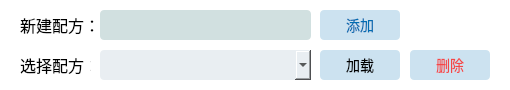
    <widget class="QWidget" name="formulaverticalWidget" native="true">
     <property name="geometry">
      <rect>
       <x>910</x>
       <y>0</y>
       <width>510</width>
       <height>90</height>
      </rect>
     </property>
     <property name="styleSheet">
      <string notr="true">background-color: #ffffff;</string>
     </property>
     <widget class="QLabel" name="label">
      <property name="geometry">
       <rect>
        <x>20</x>
        <y>10</y>
        <width>80</width>
        <height>30</height>
       </rect>
      </property>
      <property name="font">
       <font>
        <pointsize>12</pointsize>
       </font>
      </property>
      <property name="text">
       <string>新建配方：</string>
      </property>
     </widget>
     <widget class="QLineEdit" name="lineEditAdd">
      <property name="geometry">
       <rect>
        <x>100</x>
        <y>10</y>
        <width>211</width>
        <height>30</height>
       </rect>
      </property>
      <property name="minimumSize">
       <size>
        <width>120</width>
        <height>30</height>
       </size>
      </property>
      <property name="styleSheet">
       <string notr="true">background: #d1e0e0;
border-radius: 4px;
padding-left: 20px;
font-size: 14px;
color: #000000;</string>
      </property>
     </widget>
     <widget class="QPushButton" name="ButtonAdd">
      <property name="geometry">
       <rect>
        <x>320</x>
        <y>10</y>
        <width>80</width>
        <height>30</height>
       </rect>
      </property>
      <property name="minimumSize">
       <size>
        <width>80</width>
        <height>30</height>
       </size>
      </property>
      <property name="styleSheet">
       <string notr="true">background: #cce2f0;
border-radius: 4px;
color: #006db2;
font-size: 14px;</string>
      </property>
      <property name="text">
       <string>添加</string>
      </property>
      <property name="icon">
       <iconset resource="../../CHOWTAIFOOK_Detection.qrc">
        <normaloff>:/uiframe/images/config/add.svg</normaloff>:/uiframe/images/config/add.svg</iconset>
      </property>
     </widget>
     <widget class="QLabel" name="label_24">
      <property name="geometry">
       <rect>
        <x>20</x>
        <y>50</y>
        <width>71</width>
        <height>30</height>
       </rect>
      </property>
      <property name="font">
       <font>
        <pointsize>12</pointsize>
       </font>
      </property>
      <property name="text">
       <string>选择配方：</string>
      </property>
     </widget>
     <widget class="QComboBox" name="comboBoxSelect">
      <property name="geometry">
       <rect>
        <x>100</x>
        <y>50</y>
        <width>211</width>
        <height>30</height>
       </rect>
      </property>
      <property name="minimumSize">
       <size>
        <width>120</width>
        <height>30</height>
       </size>
      </property>
      <property name="styleSheet">
       <string notr="true">background: #e9eef2;
border-radius: 4px;
padding-left: 23px;
font-size: 14px;
color: rgba(0,0,0,0.8);
border: 0px;</string>
      </property>
     </widget>
     <widget class="QPushButton" name="ButtonDelete">
      <property name="geometry">
       <rect>
        <x>410</x>
        <y>50</y>
        <width>80</width>
        <height>30</height>
       </rect>
      </property>
      <property name="minimumSize">
       <size>
        <width>80</width>
        <height>28</height>
       </size>
      </property>
      <property name="styleSheet">
       <string notr="true">background: #cce2f0;
border-radius: 4px;
color: #f44747;
font-size: 14px;</string>
      </property>
      <property name="text">
       <string>删除</string>
      </property>
      <property name="icon">
       <iconset resource="../../CHOWTAIFOOK_Detection.qrc">
        <normaloff>:/uiframe/images/config/delete.svg</normaloff>:/uiframe/images/config/delete.svg</iconset>
      </property>
     </widget>
     <widget class="QPushButton" name="ButtonLoad">
      <property name="geometry">
       <rect>
        <x>320</x>
        <y>50</y>
        <width>80</width>
        <height>30</height>
       </rect>
      </property>
      <property name="minimumSize">
       <size>
        <width>80</width>
        <height>30</height>
       </size>
      </property>
      <property name="styleSheet">
       <string notr="true">background: #cce2f0;
border-radius: 4px;
font-size: 14px;</string>
      </property>
      <property name="text">
       <string>加载</string>
      </property>
      <property name="icon">
       <iconset resource="../../CHOWTAIFOOK_Detection.qrc">
        <normaloff>:/uiframe/images/viewtoolbar/import.svg</normaloff>:/uiframe/images/viewtoolbar/import.svg</iconset>
      </property>
     </widget>
    </widget>
